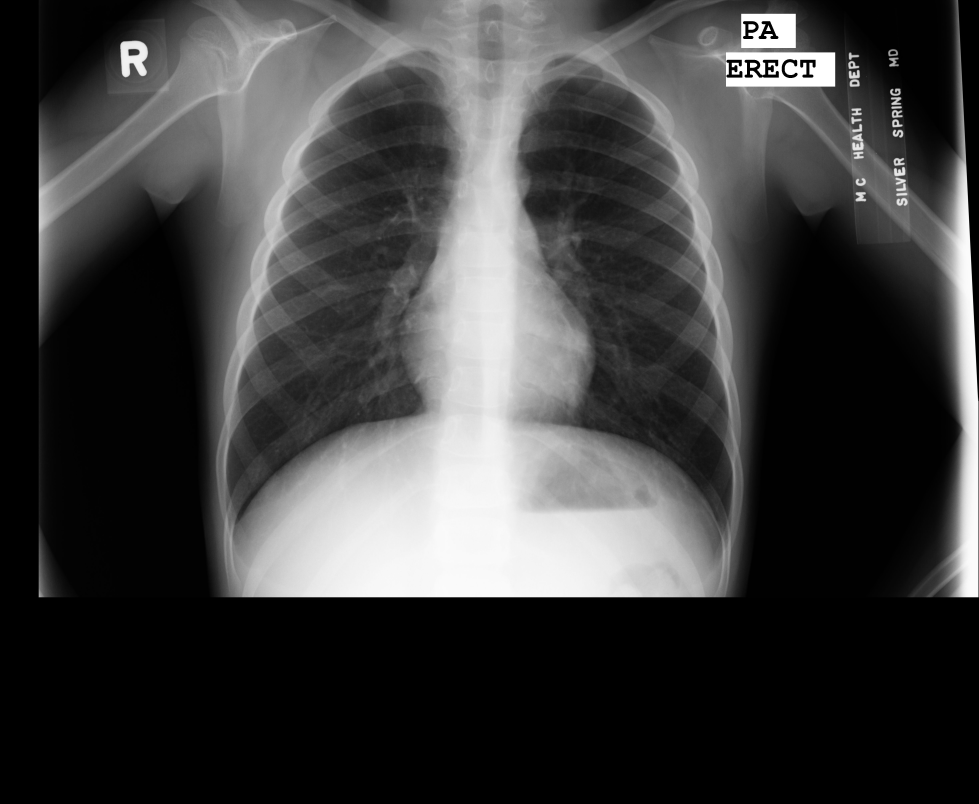
#> input picture MCUCXR_0017_0.png, 4892 x 4020 px (shown at 1/5 size); its folder holds only this picture in this run
$ python -i pre_processing.py   (imports and definitions only)
#> lines starting #> are read from the running program, lines starting #| are printed output that depends on the picture
# -*- coding: utf-8 -*-
"""
Created on Tue Sep 11 09:30:12 2018

@author: vatsav & Mohit
"""

import numpy as np
import cv2
import os
from tqdm import tqdm
resizeWidth=1400
resizeHeigth=700


#Csv_ChinaSet_AllFiles = open('formatingData/ChinaSet_AllFiles.csv', 'w')
#Csv_MontgomerySet = open('formatingData/MontgomerySet.csv', 'w')

data_dir1='data/pulmonary-chest-xray-abnormalities/ChinaSet_AllFiles/CXR_png'
data_dir2='data/pulmonary-chest-xray-abnormalities/MontgomerySet/CXR_png'
output_dir1='formatingData/ChinaSet_AllFiles'
output_dir2='formatingData/MontgomerySet'

def labelling(status):
    if status == '0':
        normal=1
        abnormal=0
        return normal,abnormal
    elif status == '1':
        normal=0
        abnormal=1
        return normal,abnormal

def find_max_rectangle(rectangles):
    max_rectangle = None
    max_area = 0
    for rectangle in rectangles:
        x, y, width, height = rectangle
        area = width * height

        if area > max_area:
            max_area = area
            max_rectangle = rectangle

    return max_rectangle


def detectLeftLung(im):
    cascadePath = "left_lung_haar.xml"
    imageGray = cv2.cvtColor(im, cv2.COLOR_BGR2GRAY)
    leftLungCascade = cv2.CascadeClassifier(cascadePath)
    leftLungRect = leftLungCascade.detectMultiScale(imageGray, scaleFactor=1.1, minNeighbors=1, minSize=(1,1))
    left_lung_rectangle = find_max_rectangle(leftLungRect)
    return left_lung_rectangle
def detectRightLung(im):
    cascadePath = "right_lung_haar.xml"
    imageGray = cv2.cvtColor(im, cv2.COLOR_BGR2GRAY)
    rightLungCascade = cv2.CascadeClassifier(cascadePath)
    rightLungRect = rightLungCascade.detectMultiScale(imageGray, scaleFactor=1.1, minNeighbors=1, minSize=(1,1))
    right_lung_rectangle = find_max_rectangle(rightLungRect)
    return right_lung_rectangle
def croppingLungs(im):
    left_lung_rectangle=detectLeftLung(im)
    right_lung_rectangle=detectRightLung(im)
    if right_lung_rectangle is not None:
        x, y, width, height = right_lung_rectangle
        right_image = im[y:y + height, x:x + width]
        right_image=cv2.resize(right_image,(resizeHeigth,resizeWidth))
    if left_lung_rectangle is not None:
        x, y, width, height = left_lung_rectangle
        left_image = im[y:y + height, x:x + width]
        left_image=cv2.resize(left_image,(resizeHeigth,resizeWidth))
    lungs = np.concatenate((right_image,left_image), axis=1)
    return lungs

# [27 lines not run here, left out]

#    normal,abnormal=labelling(data[2])
#    row = str(img) + ',' + str(normal) + ',' + str(abnormal) + '\n'
#    Csv_MontgomerySet.write(row)

>>> import cv2
>>> picture = cv2.imread('MCUCXR_0017_0.png')
#> picture is the input picture: shape (4020, 4892, 3); min 0, max 255, mean 63.1
>>> result = croppingLungs(picture)
#> in detectLeftLung, `leftLungRect = leftLungCascade.detectMultiScale(imageGray, scaleFactor..`: leftLungRect = [[3901, 320, 37, 74], [4194, 505, 66, 132], [1084, 96, 98, 196], [2492, 264, 1166, 2333], [3532, 618, 1296, 2592]]
#> the loop in find_max_rectangle, `for rectangle in rectangles:` made 5 passes
#> (x, y, width, height, area, max_area) on passes 1 to 5: (3901, 320, 37, 74, 2738, 2738), (4194, 505, 66, 132, 8712, 8712), (1084, 96, 98, 196, 19208, 19208), (2492, 264, 1166, 2333, 2720278, 2720278), (3532, 618, 1296, 2592, 3359232, 3359232)
#> after the loop in find_max_rectangle, `for rectangle in rectangles:`: max_area = 3359232
#> in detectLeftLung, `left_lung_rectangle = find_max_rectangle(leftLungRect)`: left_lung_rectangle = [3532, 618, 1296, 2592]
#> in detectRightLung, `rightLungRect = rightLungCascade.detectMultiScale(imageGray, scaleFact..`: rightLungRect = 28 rows, first 6: [4434, 198, 32, 63], [3991, 287, 32, 65], [796, 326, 57, 114], [3398, 1221, 34, 68], [4641, 2880, 44, 88], [643, 437, 74, 147]
#> the loop in find_max_rectangle (call 2), `for rectangle in rectangles:` made 28 passes
#> (x, y, width, height, area, max_area) on passes 1, 2, 3, 6, 15, 21, 23, 26, 27, 28: (4434, 198, 32, 63, 2016, 2016), (3991, 287, 32, 65, 2080, 2080), (796, 326, 57, 114, 6498, 6498), (643, 437, 74, 147, 10878, 10878), (372, 631, 88, 176, 15488, 15488), (3307, 50, 93, 185, 17205, 17205), (2408, 116, 111, 221, 24531, 24531), (3125, 128, 176, 353, 62128, 62128), (1203, 416, 1033, 2066, 2134178, 2134178), (2592, 548, 1057, 2115, 2235555, 2235555)
#> (x, y, width, height, area) on passes 4, 5, 7, 8, 9, 10: (3398, 1221, 34, 68, 2312), (4641, 2880, 44, 88, 3872), (4484, 907, 34, 70, 2380), (494, 632, 38, 76, 2888), (255, 813, 41, 83, 3403), (222, 841, 40, 80, 3200)
#> in detectRightLung, `right_lung_rectangle = find_max_rectangle(rightLungRect)`: right_lung_rectangle = [2592, 548, 1057, 2115]
#> in croppingLungs, `x, y, width, height = right_lung_rectangle`: x = 2592; y = 548; width = 1057; height = 2115
#> in croppingLungs, `right_image = im[y:y + height, x:x + width]`:
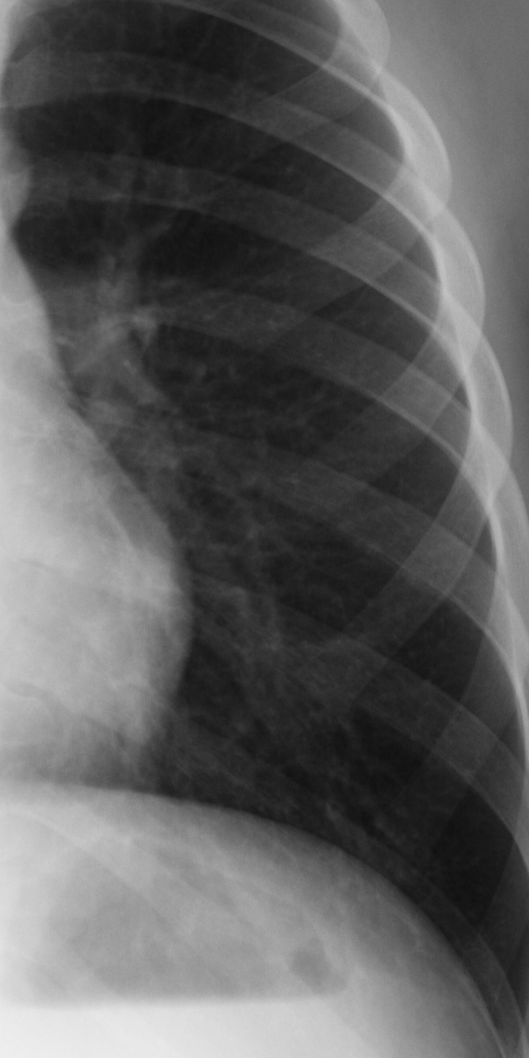
#> right_image: shape (2115, 1057, 3) (shown at 1/2 size); min 16, max 240, mean 93.1
#> in croppingLungs, `right_image=cv2.resize(right_image,(resizeHeigth,resizeWidth))`:
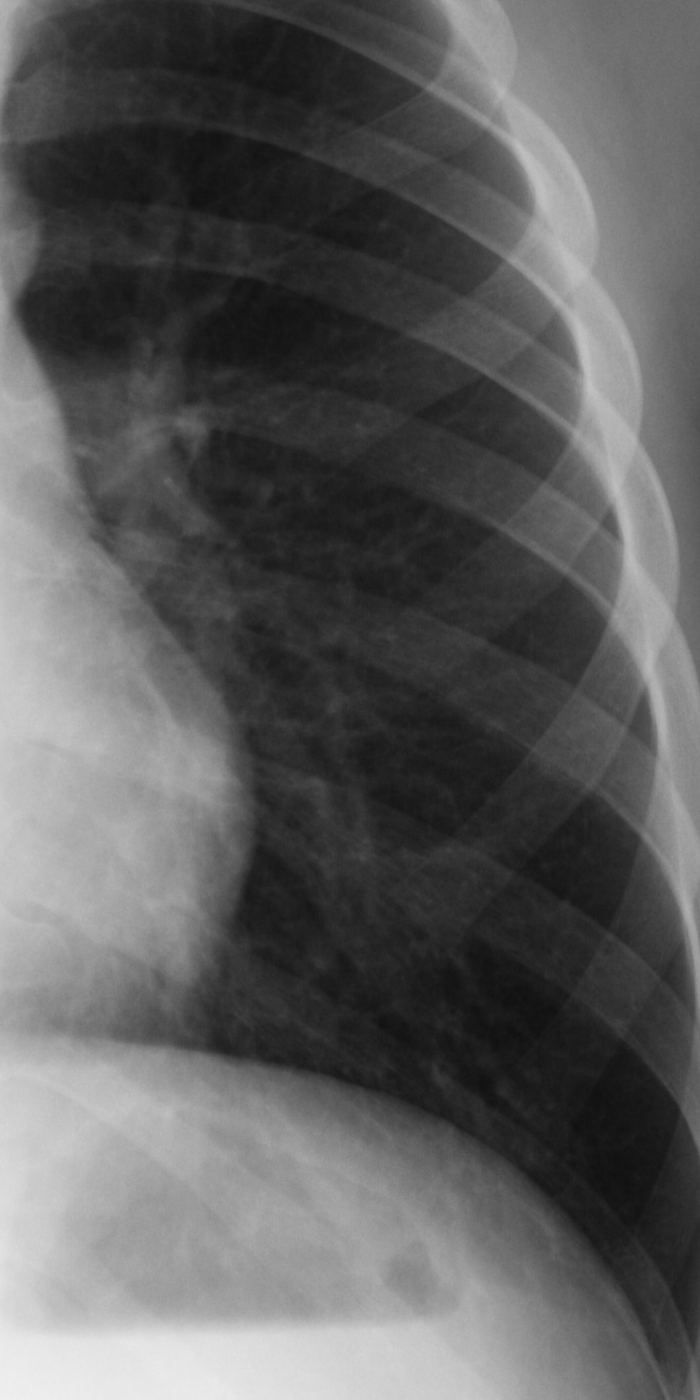
#> right_image: shape (1400, 700, 3); min 16, max 240, mean 93
#> in croppingLungs, `x, y, width, height = left_lung_rectangle`: x = 3532; y = 618; width = 1296; height = 2592
#> in croppingLungs, `left_image = im[y:y + height, x:x + width]`:
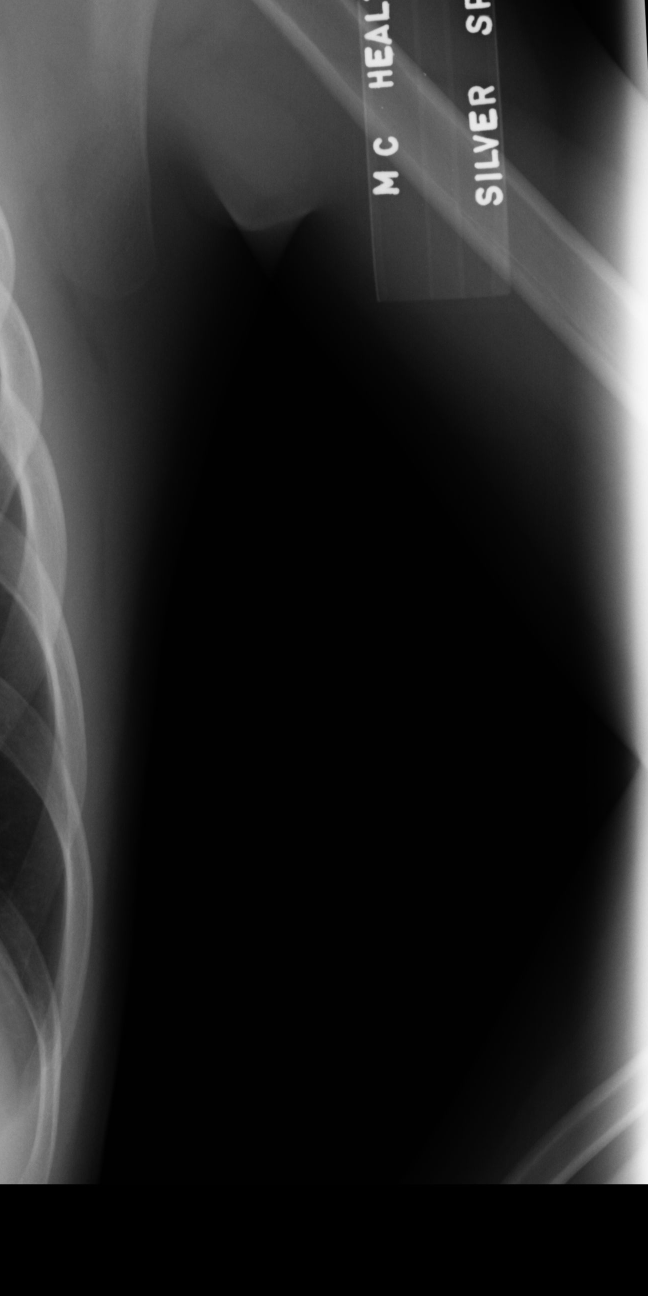
#> left_image: shape (2592, 1296, 3) (shown at 1/2 size); min 0, max 250, mean 38.4
#> in croppingLungs, `left_image=cv2.resize(left_image,(resizeHeigth,resizeWidth))`:
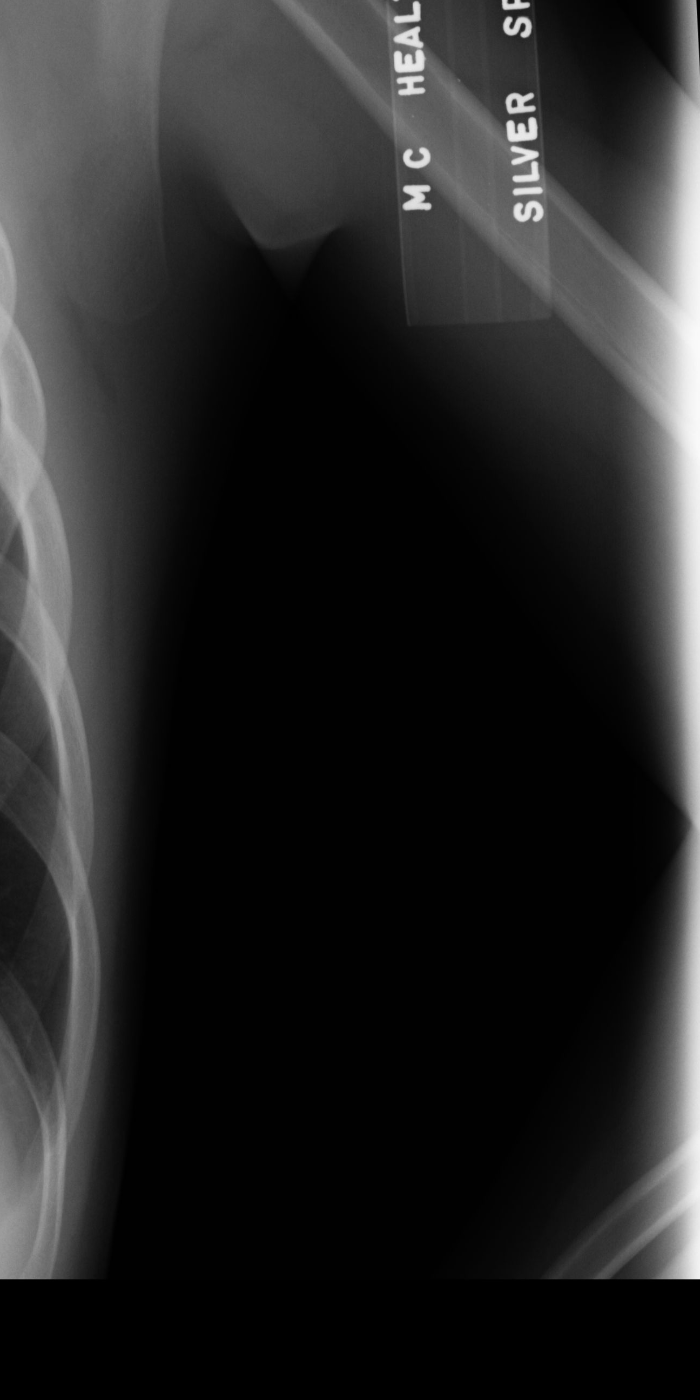
#> left_image: shape (1400, 700, 3); min 0, max 250, mean 38.4
#> in croppingLungs, `lungs = np.concatenate((right_image,left_image), axis=1)`:
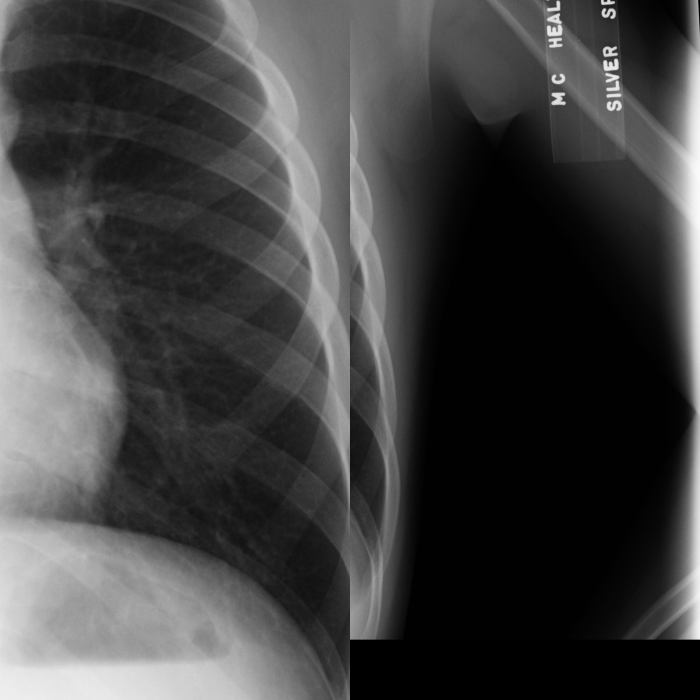
#> lungs: shape (1400, 1400, 3) (shown at 1/2 size); min 0, max 250, mean 65.7
